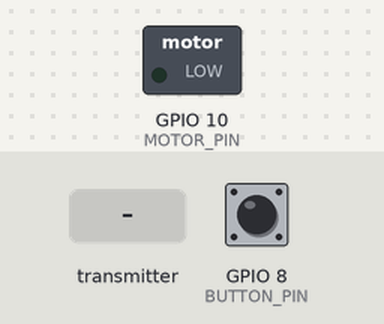
The sketch below on a simulated ESP32-S3. Parts: switched loads named in the sketch (green lamp = pin HIGH). The inputs (shaded band) are chosen by the test bench; at power-on: GPIO 8 (BUTTON_PIN) HIGH. What the sketch prints to the serial monitor is not drawn.

Above: at 1.2 s.
1.3 s: the transmitter starts sending buttonPressed = 1
At 2.4 s:
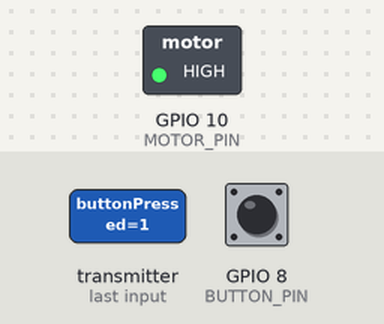
2.8 s: the transmitter starts sending buttonPressed = 0
At 3.5 s:
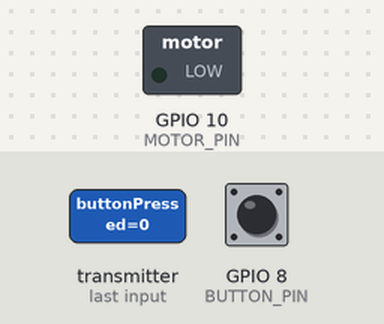
Timing chart, 0 to 5.8 s (numbered marks = the images above; inputs shaded):
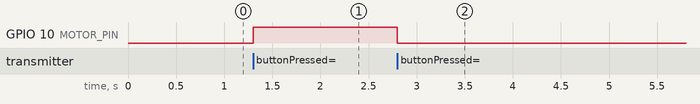

Measured:
- after the input at 1.3 s, GPIO 10 (MOTOR_PIN): LOW → HIGH at once
- after the input at 2.8 s, GPIO 10 (MOTOR_PIN): HIGH → LOW at once

The sketch:

sketch.ino
```cpp
#include <WiFi.h>
#include <esp_now.h>

//58:8C:81:B0:3B:A0
//58:8C:81:AF:FB:4C
const int BUTTON_PIN = 8;
const int MOTOR_PIN = 10;

// --- CHANGE THIS to the MAC of the other board ---
//uint8_t peerAddress[] = {0x58, 0x8C, 0x81, 0xAF, 0xFB, 0x4C}; // example
uint8_t peerAddress[] = {0x58, 0x8C, 0x81, 0xB0, 0x3B, 0xA0}; // example

typedef struct struct_message {
  bool buttonPressed;
} struct_message;

struct_message outgoingMessage;
struct_message incomingMessage;

// --- Updated ESP-NOW v5.x callbacks ---
void onDataSent(const wifi_tx_info_t *info, esp_now_send_status_t status) {
  // optional debug
}

void onDataRecv(const esp_now_recv_info *recv_info, const uint8_t *incomingData, int len) {
  memcpy(&incomingMessage, incomingData, sizeof(incomingMessage));
  digitalWrite(MOTOR_PIN, incomingMessage.buttonPressed ? HIGH : LOW);
}

void setup() {
  Serial.begin(115200);
  pinMode(BUTTON_PIN, INPUT_PULLUP);
  pinMode(MOTOR_PIN, OUTPUT);
  digitalWrite(MOTOR_PIN, LOW);

  WiFi.mode(WIFI_STA);

  Serial.print("My MAC address: ");
  Serial.println(WiFi.macAddress());

  if (esp_now_init() != ESP_OK) {
    Serial.println("ESP-NOW init failed");
    return;
  }

  esp_now_register_send_cb(onDataSent);
  esp_now_register_recv_cb(onDataRecv);

  esp_now_peer_info_t peerInfo = {};
  memcpy(peerInfo.peer_addr, peerAddress, 6);
  peerInfo.channel = 0;
  peerInfo.encrypt = false;
  esp_now_add_peer(&peerInfo);

  Serial.println("Ready!");
}

void loop() {
  static unsigned long lastSend = 0;
  static bool lastButton = HIGH;

  bool currentButton = digitalRead(BUTTON_PIN);
  bool pressed = (currentButton == LOW); // since INPUT_PULLUP

  // Send every 50 ms or when state changes
  if (millis() - lastSend > 50 || pressed != lastButton) {
    outgoingMessage.buttonPressed = pressed;
    esp_now_send(peerAddress, (uint8_t *)&outgoingMessage, sizeof(outgoingMessage));
    lastSend = millis();
    lastButton = pressed;
  }
}
```
